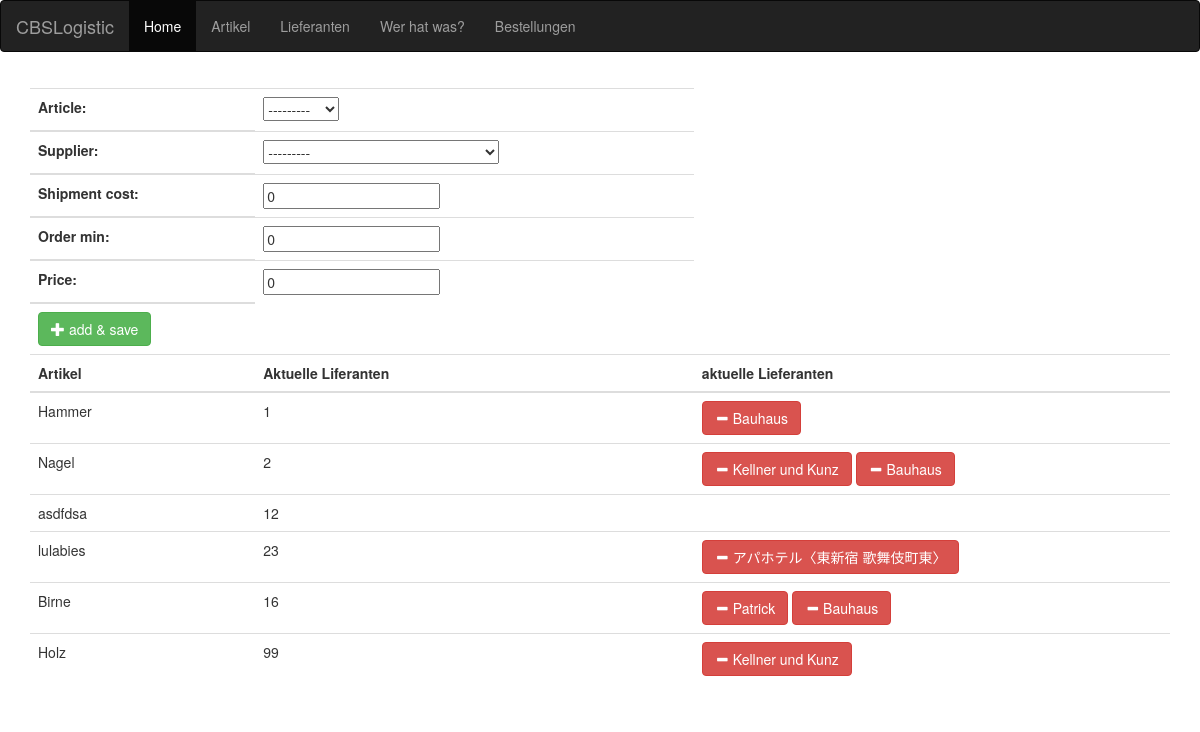
The page /getmatrix/ on the database its author committed.
### warehouse/models.py (models this page shows, shortened)
class Article(models.Model):
    id = models.AutoField(primary_key=True)
    label = models.CharField(max_length=200)
    sensor_no = models.IntegerField()
    sensor_status = models.BooleanField(default=True)
    supplier = models.ManyToManyField(Supplier, through='Detail')
    def __str__(self):
        return self.label

class Detail(models.Model):
    id = models.AutoField(primary_key=True)
    article = models.ForeignKey(Article, on_delete=models.CASCADE)
    supplier = models.ForeignKey(Supplier, on_delete=models.CASCADE)
    shipment_cost = models.IntegerField(default=0)
    order_min = models.IntegerField(default=0)
    price = models.IntegerField(default=0)

class Supplier(models.Model):
    id = models.AutoField(primary_key=True)
    name = models.CharField(max_length=200)
    def __str__(self):
        return self.name

### warehouse/views.py (the view, shortened to what this page needs)
# urls.py: path('getmatrix/', MatrixListView.as_view(), name='getmatrix'),
class MatrixListView(generic.ListView):
    template_name = 'getmatrix.html'
    context_object_name = 'articles'
    queryset = Article.objects.all()
    def get_context_data(self, **kwargs):
        context = super(MatrixListView, self).get_context_data(**kwargs)
        context['details'] = Detail.objects.all()
        context['formx'] = SearchForm()
        context['formy'] = AddArticleToSuppForm()
        return context

### warehouse/forms.py
class SearchForm(forms.Form):
    search_term = forms.CharField(label='search_term', max_length=100, widget=forms.TextInput(attrs={'class': 'form-control',}))

class AddArticleToSuppForm(forms.ModelForm):
    class Meta:
        model = Detail
        fields = ('article', 'supplier','shipment_cost', 'order_min', 'price')
        widgets = {
        }

### warehouse/templates/getmatrix.html (shortened to what this page needs)
<!DOCTYPE html>
<html lang="en">
<head>
    <link rel="stylesheet" href="https://maxcdn.bootstrapcdn.com/bootstrap/3.3.7/css/bootstrap.min.css">
</head>
<nav class="navbar navbar-inverse">
  <div class="container-fluid">
    <div class="navbar-header">
      <a class="navbar-brand" href="/getstatus">CBSLogistic</a>
    </div>
    <ul class="nav navbar-nav">
      <li class="active"><a href="/getstatus">Home</a></li>
      <li><a href="/article">Artikel</a></li>
      <li><a href="/supplier">Lieferanten</a></li>
      <li><a href="/getmatrix">Wer hat was?</a></li>
      <li><a href="/order">Bestellungen</a></li>
    </ul>
  </div>
</nav>
<body>
<div class="container">
<table class="table">
    <thead>
            <td>
            <form class="form-inline my-2 my-lg-0" action="/getmatrix/" method="post">
                {{formy}}
            </td>
               <td>
                <button type="submit" class="btn btn-success" name="AddArticleToSupp">
                    <span class="glyphicon glyphicon-plus"></span> add & save
                </button>
        </td>
        <tr>
            <th>Artikel</th>
            <th>Aktuelle Liferanten</th>
            <th>aktuelle Lieferanten</th>
        </tr>
    </thead>
    <tbody>
    {% for article in articles %}
    <tr>
        <td>{{article.label}}</td>
        <td>{{article.sensor_no}}</td>
        <td>
            <form action="/getmatrix/" method="post">
                    {% for detail in details %}
                        {% if detail.article == article %}
                            <button type="submit" class="btn btn-danger" name="sub" value="{{detail.id}}">
                                <span class="glyphicon glyphicon-minus"></span> {{detail.supplier}}
                            </button>
                        {% endif %}
                    {% endfor %}
            </form>
        </td>
    </tr>
    {% endfor %}
    </tbody>
</table>
</div>
</body>
</html>

### rows shown on the page
Article: label "Hammer", sensor_no "1"
Detail: {{ detail.id }} 21 (drawn), supplier "Bauhaus"
Article: label "Nagel", sensor_no "2"
Detail: {{ detail.id }} 22 (drawn), supplier "Kellner und Kunz"
Detail: {{ detail.id }} 23 (drawn), supplier "Bauhaus"
Article: label "asdfdsa", sensor_no "12"
Article: label "lulabies", sensor_no "23"
Detail: {{ detail.id }} 24 (drawn), supplier "アパホテル〈東新宿 歌舞伎町東〉"
Article: label "Birne", sensor_no "16"
Detail: {{ detail.id }} 26 (drawn), supplier "Patrick"
Detail: {{ detail.id }} 27 (drawn), supplier "Bauhaus"
Article: label "Holz", sensor_no "99"
Detail: {{ detail.id }} 28 (drawn), supplier "Kellner und Kunz"
